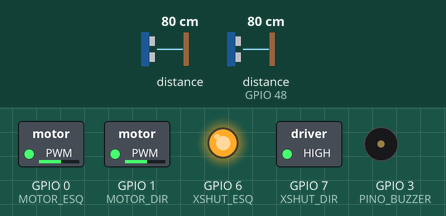
The program below on a simulated ESP32-C3. Parts: switched loads named in the program (green lamp = pin HIGH), output pins drawn as LEDs (lit = HIGH), buzzer (waves = sounding, pin HIGH). Inputs (shaded band) come from the test bench; at power-on: distance to the obstacle 80 cm, distance to the obstacle (sensor on GPIO 48) 80 cm. What the program prints to the serial monitor is not drawn.

Above: at 1.5 s.
1.6 s: distance to the obstacle (sensor 0) set to 32 cm
At 1.61 s:
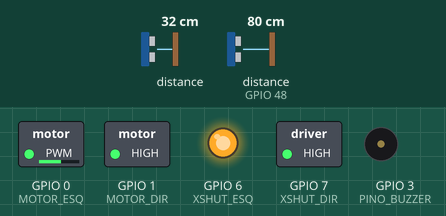
3.1 s: distance to the obstacle (sensor 0) set to 28 cm
At 3.7 s:
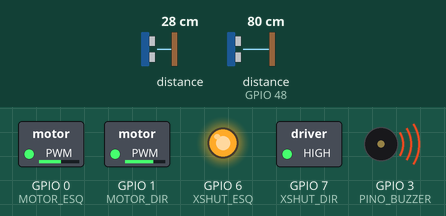
4.6 s: distance to the obstacle (sensor on GPIO 48) set to 2 cm
At 4.66 s:
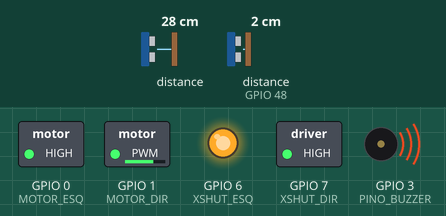
6.2 s: distance to the obstacle (sensor on GPIO 48) set to 97 cm
At 6.6 s:
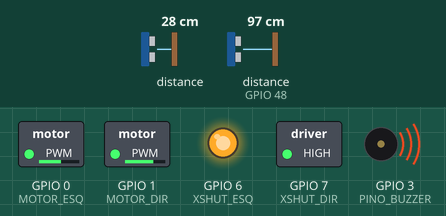
7.7 s: distance to the obstacle (sensor on GPIO 48) set to 104 cm
At 8.6 s:
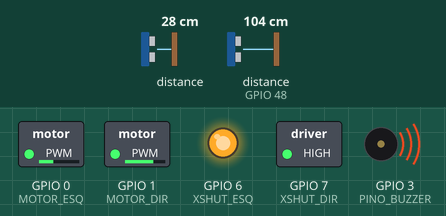
9.2 s: distance to the obstacle (sensor 0) set to 35 cm
At 10.6 s:
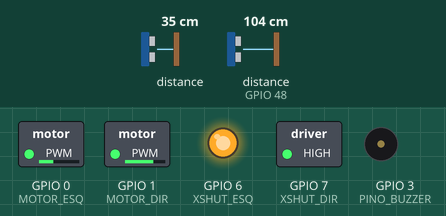
Timing chart, 0 to 11.7 s (numbered marks = the images above; inputs shaded):
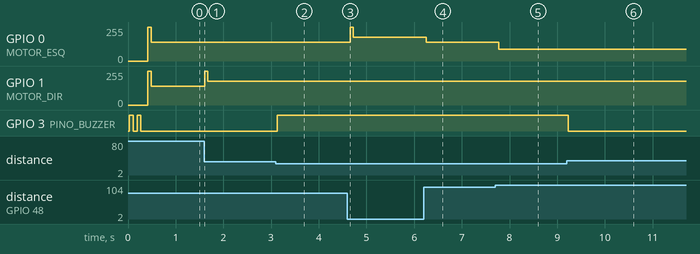

The program:

main.cpp
```cpp
// (licence header left out)
#include <Wire.h>
#include "Adafruit_VL53L0X.h"
#include "config.h"

Adafruit_VL53L0X sensorEsq = Adafruit_VL53L0X();
Adafruit_VL53L0X sensorDir = Adafruit_VL53L0X();

// Estado de cada motor para controlar nível e kick-start
struct EstadoMotor {
  uint8_t  pino;
  uint8_t  nivel;       // 0 (desligado) a 3 (forte)
  uint32_t inicioKick;  // millis() em que o nível subiu
};

EstadoMotor motorEsq = { MOTOR_ESQ, 0, 0 };
EstadoMotor motorDir = { MOTOR_DIR, 0, 0 };

uint32_t tempoAnterior = 0;

// ------------------------------------------------------------
// Padrão sonoro de erro: 3 bipes longos.
// Usado quando um sensor não inicializa: o usuário precisa
// SABER que o dispositivo não está protegendo.
// ------------------------------------------------------------
void bipeDeErro() {
  for (int i = 0; i < 3; i++) {
    digitalWrite(PINO_BUZZER, HIGH);
    delay(400);
    digitalWrite(PINO_BUZZER, LOW);
    delay(200);
  }
}

// Dois bipes curtos: sistema pronto.
void bipeDePronto() {
  for (int i = 0; i < 2; i++) {
    digitalWrite(PINO_BUZZER, HIGH);
    delay(80);
    digitalWrite(PINO_BUZZER, LOW);
    delay(80);
  }
}

// ------------------------------------------------------------
// Sequência de inicialização dos dois VL53L0X.
// Eles nascem com o mesmo endereço (0x29), então usamos os
// pinos XSHUT para acordá-los um de cada vez e dar um endereço
// novo ao primeiro. Retorna false se qualquer um falhar.
// ------------------------------------------------------------
bool iniciarSensores() {
  digitalWrite(XSHUT_ESQ, LOW);
  digitalWrite(XSHUT_DIR, LOW);
  delay(10);

  digitalWrite(XSHUT_ESQ, HIGH);
  delay(10);
  if (!sensorEsq.begin(ADDR_SENSOR_ESQ)) {
    Serial.println(F("ERRO: sensor esquerdo nao respondeu."));
    return false;
  }

  digitalWrite(XSHUT_DIR, HIGH);
  delay(10);
  if (!sensorDir.begin(ADDR_SENSOR_DIR)) {
    Serial.println(F("ERRO: sensor direito nao respondeu."));
    return false;
  }
  return true;
}

// Converte distância (mm) em nível de vibração (0 a 3).
uint8_t nivelPorDistancia(int dist_mm) {
  if (dist_mm <= 0)            return 0;   // leitura inválida
  if (dist_mm <= DIST_NIVEL_3) return 3;
  if (dist_mm <= DIST_NIVEL_2) return 2;
  if (dist_mm <= DIST_NIVEL_1) return 1;
  return 0;
}

// ------------------------------------------------------------
// Aplica o nível ao motor com kick-start: ao ENTRAR num nível
// mais alto, o motor recebe um pulso curto em duty máximo para
// vencer a inércia e então assenta no duty do nível.
// ------------------------------------------------------------
void atualizarMotor(EstadoMotor &m, uint8_t novoNivel, uint32_t agora) {
  if (novoNivel > m.nivel) {
    m.inicioKick = agora;  // subiu de nível: dispara o empurrão
  }
  m.nivel = novoNivel;

  uint8_t duty;
  if (m.nivel > 0 && (agora - m.inicioKick) < KICK_MS) {
    duty = DUTY_KICK;
  } else {
    duty = DUTY_NIVEL[m.nivel];
  }
  analogWrite(m.pino, duty);
}

void setup() {
  Serial.begin(115200);

  pinMode(MOTOR_ESQ, OUTPUT);
  pinMode(MOTOR_DIR, OUTPUT);
  pinMode(PINO_BUZZER, OUTPUT);
  pinMode(XSHUT_ESQ, OUTPUT);
  pinMode(XSHUT_DIR, OUTPUT);

  analogWrite(MOTOR_ESQ, 0);
  analogWrite(MOTOR_DIR, 0);
  digitalWrite(PINO_BUZZER, LOW);

  Wire.begin(PINO_SDA, PINO_SCL);

  // Diferente da V1: se um sensor falhar, o dispositivo AVISA
  // com bipes e tenta de novo, nunca trava em silêncio.
  while (!iniciarSensores()) {
    bipeDeErro();
    delay(RETRY_SENSOR_MS);
  }

  Serial.println(F("PróVisão V1.5 iniciada."));
  bipeDePronto();
}

void loop() {
  uint32_t agora = millis();
  if (agora - tempoAnterior < INTERVALO_LEITURA_MS) return;
  tempoAnterior = agora;

  VL53L0X_RangingMeasurementData_t medidaEsq;
  VL53L0X_RangingMeasurementData_t medidaDir;
  sensorEsq.rangingTest(&medidaEsq, false);
  sensorDir.rangingTest(&medidaDir, false);

  // RangeStatus 4 = fora de alcance; tratamos como "longe".
  int distEsq = (medidaEsq.RangeStatus != 4) ? medidaEsq.RangeMilliMeter : 8000;
  int distDir = (medidaDir.RangeStatus != 4) ? medidaDir.RangeMilliMeter : 8000;

  atualizarMotor(motorEsq, nivelPorDistancia(distEsq), agora);
  atualizarMotor(motorDir, nivelPorDistancia(distDir), agora);

  // Proximidade crítica em qualquer lado dispara o buzzer.
  bool critico = (distEsq > 0 && distEsq <= DIST_CRITICA) ||
                 (distDir > 0 && distDir <= DIST_CRITICA);
  digitalWrite(PINO_BUZZER, critico ? HIGH : LOW);

  // TODO (V2): interface ITelemetry para registrar distâncias,
  // níveis e tensão da bateria para análise pós-teste.
}
```

config.h
```cpp
// (licence header left out)
#pragma once

#include <Arduino.h>

// ---------- Pinos (ESP32-C3 Super Mini) ----------
#define MOTOR_ESQ    0   // vibracall esquerdo (via transistor)
#define MOTOR_DIR    1   // vibracall direito  (via transistor)
#define PINO_BUZZER  3   // buzzer ativo       (via transistor)
#define PINO_SDA     4   // I2C dados
#define PINO_SCL     5   // I2C clock
#define XSHUT_ESQ    6   // desligamento do sensor esquerdo
#define XSHUT_DIR    7   // desligamento do sensor direito

// ---------- Endereços I2C dos sensores ----------
#define ADDR_SENSOR_ESQ 0x30  // remapeado no boot
#define ADDR_SENSOR_DIR 0x29  // endereço padrão do VL53L0X

// ---------- Distâncias (milímetros) ----------
const int DIST_NIVEL_1   = 1500; // começa a vibrar (nível fraco)
const int DIST_NIVEL_2   = 1000; // vibração média
const int DIST_NIVEL_3   = 500;  // vibração forte
const int DIST_CRITICA   = 300;  // buzzer

// ---------- Vibração ----------
// Os motores são de 1–3 V e o trilho é a tensão da bateria
// (3,3–4,2 V), então limitamos o PWM para não sobrecarregá-los.
const uint8_t DUTY_NIVEL[4] = { 0, 90, 140, 180 }; // por nível (0 a 3)
const uint8_t DUTY_KICK     = 255;  // "empurrão" para vencer a inércia
const uint16_t KICK_MS      = 30;   // duração do empurrão

// ---------- Tempos ----------
const uint32_t INTERVALO_LEITURA_MS = 50;
const uint32_t RETRY_SENSOR_MS      = 5000; // nova tentativa após falha
```

Measured:
- the behaviour switches between 31 and 30 cm on distance to the obstacle (sensor 0) (found by bisection; images 1 and 2)
- the behaviour switches between 100 and 101 cm on distance to the obstacle (sensor on GPIO 48) (found by bisection; images 4 and 5)
- after the input at 1.6 s, GPIO 1 (MOTOR_DIR): 140/255 → 255/255 at once, → 180/255 0.07 s later
- after the input at 3.1 s, GPIO 3 (PINO_BUZZER): LOW → HIGH at once
- after the input at 4.6 s, GPIO 0 (MOTOR_ESQ): 140/255 → 255/255 after 0.06 s, → 180/255 0.07 s later
- after the input at 6.2 s, GPIO 0 (MOTOR_ESQ): 180/255 → 140/255 after 0.05 s
- after the input at 7.7 s, GPIO 0 (MOTOR_ESQ): 140/255 → 90/255 after 0.07 s
- after the input at 9.2 s, GPIO 3 (PINO_BUZZER): HIGH → LOW at once
